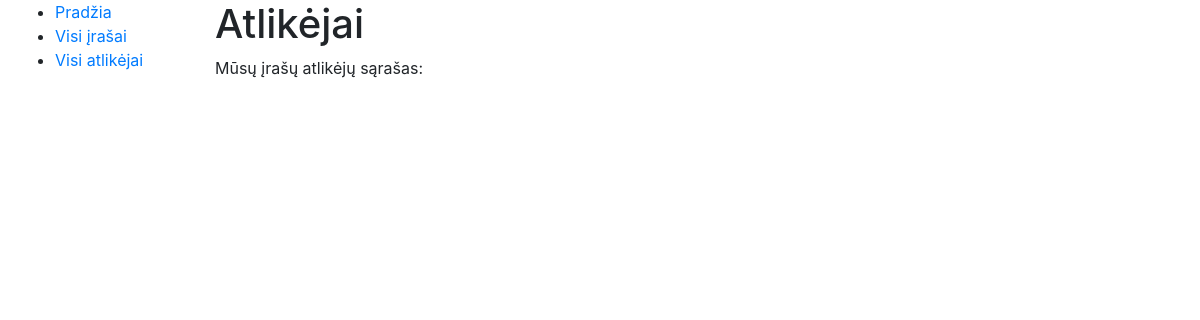
The app's page /artistai/, older data.
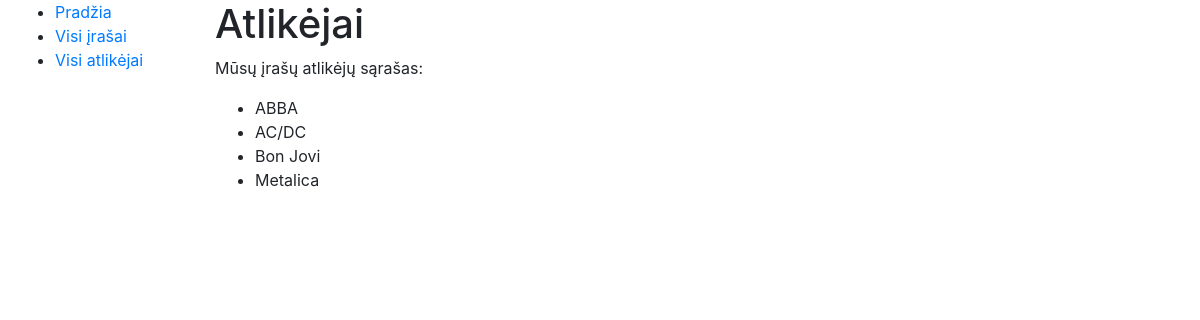
The same page, newer data.
### irasai/models.py (models this page shows, shortened)
class Artistas(models.Model):
    pavadinimas = models.CharField('Pavadinimas', max_length=80)
    metai = models.IntegerField('Pradejo-metai')
    biografija = models.TextField('Bio', max_length=2000)

### irasai/views.py (the view)
# urls.py: path('artistai/', views.artistai, name='artistai-visi-url'),
def artistai(request):
    artistai_visos_eilutes = Artistas.objects.all()
    context_t = {
        'artistai_visos_eilutes_t': artistai_visos_eilutes
    }
    return render(request, 'artistai_visi.html', context=context_t)

### irasai/templates/artistai_visi.html
{% extends "base.html" %}
{% block content %}
<h1>Atlikėjai</h1>
<p>Mūsų įrašų atlikėjų sąrašas:</p>
<ul>
    {% for artistas_o in artistai_visos_eilutes_t %}
        <li>{{ artistas_o.pavadinimas }}</li>
    {% endfor %}
</ul>
{% endblock %}

### irasai/templates/base.html (shortened to what this page needs)
<!DOCTYPE html>
<html lang="en">
<head>
    <link rel="stylesheet"
          href="https://stackpath.bootstrapcdn.com/bootstrap/4.1.3/css/bootstrap.min.css"
          integrity="sha384-
MCw98/SFnGE8fJT3GXwEOngsV7Zt27NXFoaoApmYm81iuXoPkFOJwJ8ERdknLPMO"
>
    {% load static %}
    <link rel="stylesheet" href="{% static 'css/styles.css' %}">
</head>
<body>
<div class="container-fluid">
    <div class="row">
        <div class="col-sm-2">
            {% block sidebar %}
            <ul class="sidebar-nav">
                <li><a href="{% url 'homepage-url' %}">Pradžia</a></li>
                <li><a href="">Visi įrašai</a></li>
                <li><a href="{% url 'artistai-visi-url' %}">Visi atlikėjai</a></li>
            </ul>
            {% endblock %}
        </div>
        <div class="col-sm-10 ">{% block content %}{% endblock %}</div>
    </div>
</div>
</body>
</html>

Row changes from the older to the newer data that the page shows:
added Artistas: pavadinimas "ABBA"
added Artistas: pavadinimas "AC/DC"
added Artistas: pavadinimas "Bon Jovi"
added Artistas: pavadinimas "Metalica"
